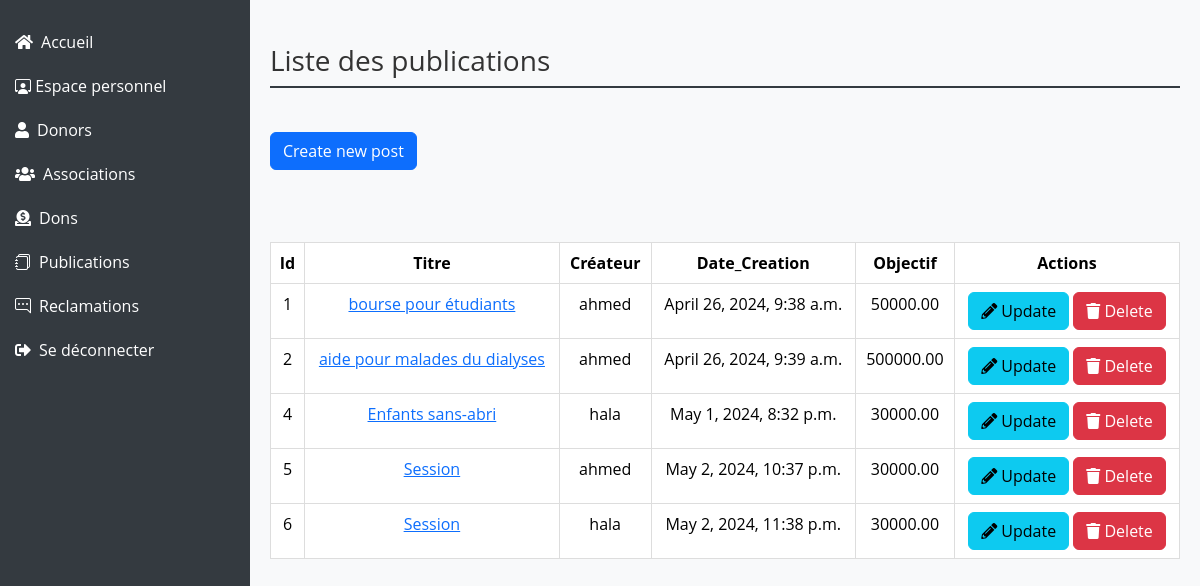
The app's page /publications/publications/, older data.
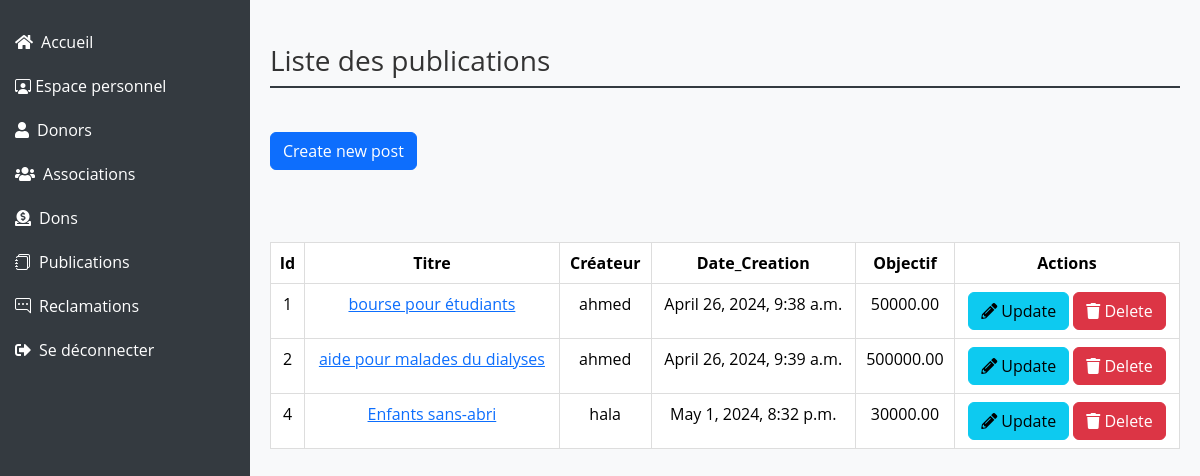
The same page, newer data.
### publications/models.py (models this page shows, shortened)
class Publication(models.Model):
    id=models.AutoField(primary_key=True)
    titre=models.CharField(max_length=150)
    contenu=models.TextField()
    date=models.DateTimeField(default=timezone.now)
    image=models.ImageField(upload_to='photos/%y/%m/%d', blank=True)
    montant=models.DecimalField(max_digits=20,decimal_places=2)
    user=models.ForeignKey(User,on_delete=models.CASCADE,null=True)
    category = models.ForeignKey(Category, on_delete=models.CASCADE,null=True,blank=True)
    objects = models.Manager()

### users/models.py (models this page shows)
class User(AbstractUser):
    is_association= models.BooleanField(default=True)
    is_donor = models.BooleanField(default=False)
    is_admin = models.BooleanField(default=False)
    groups = models.ManyToManyField(Group, related_name='user_groups')
    user_permissions = models.ManyToManyField(Permission, related_name='user_permissions')

### publications/views.py (the view)
# urls.py: path('publications/', include('publications.urls')),
def publications(request):
    publications = Publication.objects.all()
    return render(request, 'publications/publications.html', {'publications': publications})

### templates/publications/publications.html (shortened to what this page needs)
{% load static %}
<!DOCTYPE html>
<html lang="en">
<head>
    <link href="https://cdn.jsdelivr.net/npm/bootstrap@5.3.2/dist/css/bootstrap.min.css" rel="stylesheet">
    <link href="https://cdnjs.cloudflare.com/ajax/libs/font-awesome/5.15.4/css/all.min.css" rel="stylesheet">
    <link href="https://cdn.jsdelivr.net/npm/bootstrap-icons/font/bootstrap-icons.css" rel="stylesheet">
</head>
<body>
<div class="sidebar">
    <ul class="nav flex-column">
        <li class="nav-item">
            <a class="nav-link text-white" href="/"><i class="fas fa-home me-2"></i>Accueil</a>
        </li>
        <li class="nav-item">
            <a class="nav-link text-white" href="{% url 'dashboardAdmin' %}"><i class="bi bi-person-workspace"></i></i> Espace personnel</a>
        </li>
        <li class="nav-item">
            <a class="nav-link text-white" href="{% url 'donors' %}"><i class="fas fa-user me-2"></i>Donors</a>
        </li>
        <li class="nav-item">
            <a class="nav-link text-white" href="{% url 'associations' %}"><i class="fas fa-users me-2"></i>Associations</a>
        </li>
        <li class="nav-item">
            <a class="nav-link text-white" href="{% url 'dons' %}"><i class="fas fa-donate me-2"></i>Dons</a>
        </li>
        <li class="nav-item">
            <a class="nav-link text-white" href="{% url 'publications' %}"><i class="bi bi-journals me-2"></i>Publications</a>
        </li>
        <li class="nav-item">
            <a class="nav-link text-white" href="{% url 'reclamations' %}"><i class="bi bi-chat-right-dots me-2"></i>Reclamations</a>
        </li>
        <li class="nav-item">
            <a class="nav-link text-white" href="{% url 'logout' %}"><i class="fas fa-sign-out-alt me-2"></i>Se déconnecter</a>
        </li>
    </ul>
</div>
<div class="main-content">
    <h1 class="mt-4">Liste des publications</h1>
    <br>
    <a href="{% url 'create' %}" class="btn btn-primary">Create new post</a>
    <br>
    <br>
    <br>
    {% if publications %}
        <div class="table-responsive mt-4">
            <table class="table table-bordered table-hover">
                <thead class="thead-dark">
                    <tr>
                        <th style="text-align: center">Id</th>
                        <th style="text-align: center">Titre</th>
                        <th style="text-align: center">Créateur</th>
                        <th style="text-align: center">Date_Creation</th>
                        <th style="text-align: center">Objectif </th>
                        <th style="text-align: center">Actions</th>
                    </tr>
                </thead>
                <tbody>
                    {% for p in publications %}
                    <tr>
                        <td style="text-align: center"> {{ p.id }}</td>
                        <td style="text-align: center">
                            <a href="{% url 'detail' p.id %}">{{ p.titre }}</a>
                        </td>
                        <td style="text-align: center"> {{ p.user.first_name}}</td>
                        <td style="text-align: center"> {{ p.date }}</td>
                        <td style="text-align: center"> {{ p.montant }}</td>
                        <td style="text-align: center">
                            <a href="{% url 'update' p.id %}" class="btn btn-info"><i class="fas fa-pencil-alt"></i> Update</a>
                            <button class="btn btn-danger" onclick="confirmDelete({{ p.id }})"><i class="fas fa-trash"></i> Delete</button>
                        </td>
                    </tr>
                    {% endfor %}
                </tbody>
            </table>
        </div>
    {% endif %}
</div>
</body>
</html>

Row changes from the older to the newer data that the page shows:
removed Publication: id "5", titre "Session", user.first_name "ahmed", date "May 2, 2024, 10:37 p.m.", montant "30000.00"
removed Publication: id "6", titre "Session", user.first_name "hala", date "May 2, 2024, 11:38 p.m.", montant "30000.00"
